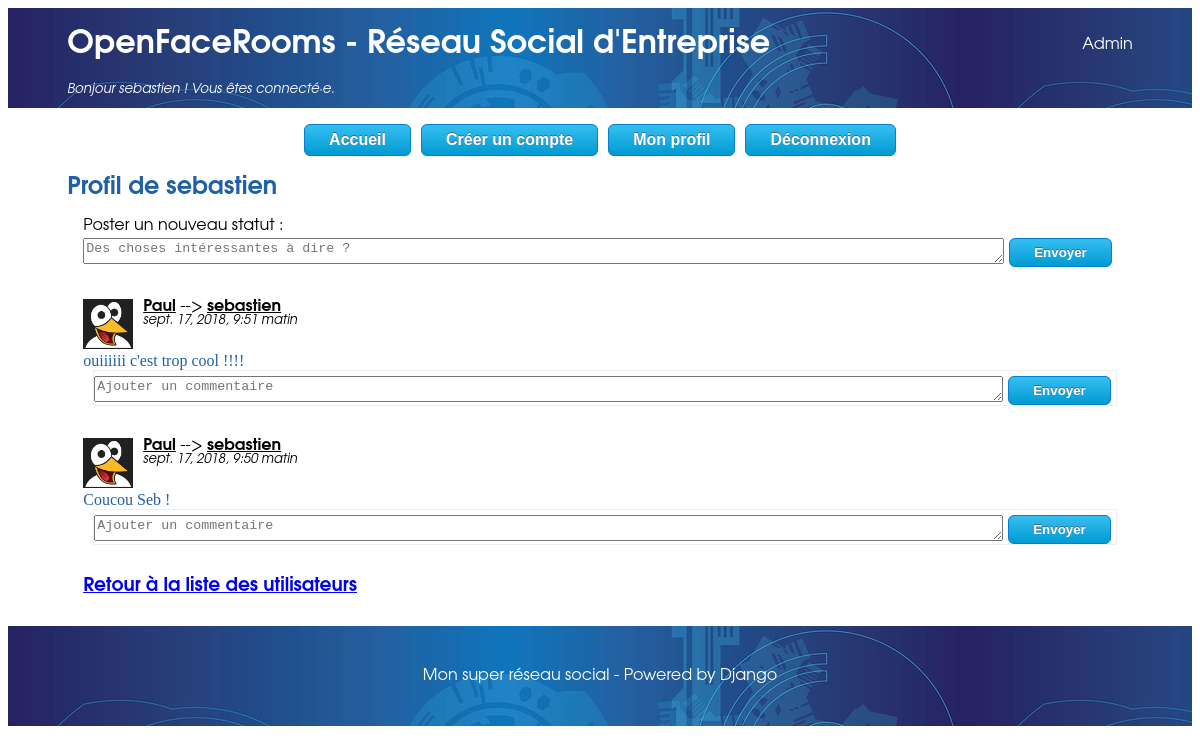
The page /utilisateur/1 (signed in) on the database its author committed.
### social/models.py (models this page shows, shortened)
class Statut(models.Model):
    texte = models.TextField()
    date = models.DateTimeField(verbose_name="Date de parution",
                                auto_now_add=True, auto_now=False)
    auteur = models.ForeignKey(Profil,
        on_delete=models.CASCADE,
        related_name = "auteur")

class Profil(models.Model):
    user = models.OneToOneField(User, on_delete=models.CASCADE)
    avatar = models.ImageField(null=True, blank=True, upload_to="avatars/")
    statut = models.CharField(max_length=50, blank=True)

class Message(Statut):
    destinataire = models.ForeignKey(Profil,
        on_delete=models.CASCADE,
        related_name = "destinataire")

### social/views.py (the view)
# urls.py: re_path(r'^utilisateur/(?P<profile_id>\d+)$', views.profile, name="social_profile"),
def profile(request, profile_id):
    if request.method == "POST" and "nouveau_commentaire" in request.POST:
        comment_form = CommentForm(request.POST)
        if comment_form.is_valid():
            texte = comment_form.cleaned_data['texte']
            statut_id = comment_form.cleaned_data['statut_id']
            statut = Statut.objects.get(id=statut_id)
            try:
                auteur = Profil.objects.get(user=request.user)
            except(ObjectDoesNotExist, TypeError): #typeerror si anonymous user ==> voir meilleur moyen de le tester
                visiteur = User.objects.get_or_create(username="visiteur·euse")[0]
                auteur = Profil.objects.get_or_create(user=visiteur, statut="Non cadre")[0]
            commentaire = Commentaire(texte=texte, auteur=auteur, statut=statut)
            commentaire.save()
            comment_form = CommentForm()
    else:
        comment_form = CommentForm()
    if request.method == "POST" and "nouveau_statut" in request.POST:
        message_form = NewStatutForm(request.POST)
        if message_form.is_valid():
            texte = message_form.cleaned_data['texte']
            active_user = request.user
            auteur = Profil.objects.get(user=active_user)
            if auteur.id == int(profile_id): #on vérifie si il poste sur son propre mur ou celui d'un autre
                statut = Statut(texte=texte, auteur=auteur)
                statut.save()
            else:
                destinataire = Profil.objects.get(id=profile_id)
                message = Message(texte=texte, auteur=auteur, destinataire=destinataire)
                message.save()
            message_form = NewStatutForm()
    else:
        message_form = NewStatutForm()
    statuts = Statut.objects.filter(
            (Q(auteur_id = profile_id) & Q(message__destinataire_id = None) ) #Statut posté par l'utilisateur sur son propre mur
            | Q(message__destinataire_id = profile_id) #Statuts postés par d'autres utilisateurs son sur mur
        ).order_by('-date')
    username = Profil.objects.get(id=profile_id).user.username
    avatar = Profil.objects.get(id=profile_id).avatar
    return render(request, 'social/profile.html', locals())

### social/forms.py
class CommentForm(forms.Form):
    texte = forms.CharField(
        label='',
        max_length=1000,
        widget=forms.Textarea(attrs={'min-width':"100%", 'rows': "1", 'placeholder':'Ajouter un commentaire'}))
    statut_id = forms.CharField(widget=forms.HiddenInput())

class NewStatutForm(forms.Form):
    texte = forms.CharField(
        label='',
        max_length=1000,
        widget=forms.Textarea(attrs={'min-width':"100%", 'rows': "1", 'placeholder':'Des choses intéressantes à dire ? '}))

### social/templates/social/profile.html (shortened to what this page needs)
{% extends "base.html" %}
{% block content %}
    {% load static %}
    <h2>Profil de {{ username }} </h2>
    <section>
        {% if user.is_authenticated %}
            {% if user.username == username %}
                <p> Poster un nouveau statut : </p>
            {% else %}
                <p> Envoyez un message à {{ username }}  </p>
            {% endif %}
            <form action="" method="post" class="form-inline">
                {{ message_form }}
                <input type="submit" name = "nouveau_statut" value="Envoyer" class="myButton"/>
            </form>
        {% endif %}
    </section>
    {% if statuts %}
        <section>
        {% for statut in statuts %}
            <div class="statut">
                <div class="ligne_avatar">
                    <p class="avatar">
                        {% if not statut.auteur.avatar %}
                            <img src="{% static 'img/user_neutral.png' %}" alt="avatar utilisateur" width="50px">
                        {% else %}
                            <img src="{{ statut.auteur.avatar.url }}" alt="avatar utilisateur" width="50px">
                        {% endif %}
                    </p>
                    <div class="info_statut">
                        <p>
                            <span class="auteur">{{ statut.auteur.user.username }}</span>
                            {% if statut.message.destinataire  %}
                                --> <span class="auteur"> {{ statut.message.destinataire.user.username }}</span>
                            {% endif %}
                        </p>
                        <p class= "dateheure">
                            {{ statut.date }}
                        </p>
                    </div>
                </div>
                <p class="texte_statut"> {{statut.texte }}</p>
                <div class="zone_commentaires">
                    <form action="" method="post" class="form-inline">
                        {{ comment_form }}
                        <input type="submit" value="Envoyer" name="nouveau_commentaire" class="myButton"/>
                    </form>
                </div>
            </div>
        {% endfor %}
        </section>
    {% else %}
        <section>
            <p>Le mur de cet utilisateur est vide !</p>
        </section>
    {% endif %}
    <section>
        <h3><a href="{% url 'social_utilisateurs' %}">Retour à la liste des utilisateurs</a></h3>
    </section>
{% endblock %}

### templates/base.html (shortened to what this page needs)
<!DOCTYPE html>
<html lang='fr'>
<head>
  {% load static %}
  <link rel="stylesheet" type="text/css"  href="{% static 'css/style.css' %}" />
</head>
<body>
  <header>
    <div class="inside flex_header">
      <h1><a href="{% url 'social_utilisateurs' %}">OpenFaceRooms - Réseau Social d'Entreprise</a></h1>
      <a href="{% url 'admin:index' %}">Admin</a>
    </div>
    {% if user.is_authenticated %}
    <div class ="inside">
      <p><i><small>Bonjour {{ user.username }} ! Vous êtes connecté·e.</small></i></p>
    </div>
    {% endif %}
  </header>
  <nav class="inside">
    <ul>
      <li class=myButton><a href="{% url 'social_utilisateurs' %}">Accueil</a></li>
      <li class=myButton><a href="{% url 'registration' %}">Créer un compte</a></li>
      {% if user.is_authenticated and user.profil.id %}
        <li class=myButton><a href="{% url 'social_profile' user.profil.id %}">Mon profil</a></li>
        <li class=myButton><a href="{% url 'deconnexion' %}">Déconnexion</a></li>
      {% else %}
        <li class=myButton><a href="{% url 'connexion' %}">Connexion</a></li>
      {% endif %}
    </ul>
  </nav>
  <div class="inside">
    {% block content %}{% endblock %}
  </div>
  <footer>
    <p class="inside">Mon super réseau social - Powered by Django</p>
  </footer>
</body>

### static/css/style.css (style rules this page uses)
body { font-family: Avantgarde, TeX Gyre Adventor, URW Gothic L, sans-serif; }
header { color:#fff; background-image: url("../img/header.jpg"); min-height: 100px; }
header a { color:#fff; text-decoration: none; }
.inside { width:90%; max-width: 1100px; margin:auto; }
.flex_header { display:flex; align-items: center; justify-content: space-between; }
h2 { color:#2060a7; }
p { margin:0; }
nav ul { display:flex; justify-content: center; }
nav li { display:inline; }
footer { background-image: url("../img/header.jpg"); color:#fff; min-height: 100px; display:flex; margin-top: 2em; }
footer p { text-align: center; }
ul { padding:0; }
li { margin:5px; margin-right: 0; }
.auteur { font-weight: bold; text-decoration: underline; }
.dateheure { font-style: italic; font-size: small; }
.statut { margin: 2em 0; }
.ligne_avatar { display:flex; }
.info_statut { margin-left: 10px; }
.texte_statut { color:#2060a7; font-family: Comic Sans MS, Comic Sans, cursive; }
.zone_commentaires { margin-left:10px; border: solid 1px #efefef; }
.form-inline { width: 100%; }
textarea { height:20px; width:90%; }
form { display:flex; justify-content: space-between; padding-top: 5px; }
section { margin: 1em; }
.myButton { -moz-box-shadow: 0px 1px 0px 0px #f0f7fa; -webkit-box-shadow: 0px 1px 0px 0px #f0f7fa; box-shadow: 0px 1px 0px 0px #f0f7fa; background:-webkit-gradient(linear, left top, left bottom, color-stop(0.05, #33bdef), color-stop(1, #019ad2)); background:-moz-linear-gradient(top, #33bdef 5%, #019ad2 100%); background:-webkit-linear-gradient(top, #33bdef 5%, #019ad2 100%); background:-o-linear-gradient(top, #33bdef 5%, #019ad2 100%); background:-ms-linear-gradient(top, #33bdef 5%, #019ad2 100%); background:linear-gradient(to bottom, #33bdef 5%, #019ad2 100%); filter:progid:DXImageTransform.Microsoft.gradient(startColorstr='#33bdef', endColorstr='#019ad2',GradientType=0); background-color:#33bdef; -moz-border-radius:6px; -webkit-border-radius:6px; border-radius:6px; border:1px solid #057fd0; display:inline-block; cursor:pointer; color:#ffffff; font-family:Arial; font-size:12 px; font-weight:bold; padding:6px 24px; text-decoration:none; text-shadow:0px -1px 0px #5b6178; margin: 0px 5px; }
.myButton a { text-decoration: none; color:#fff; }

### rows shown on the page
Statut: auteur.user.username "Paul", message.destinataire.user.username "sebastien", date "sept. 17, 2018, 9:51 matin", texte "ouiiiiii c'est trop cool !!!!"
Statut: auteur.user.username "Paul", message.destinataire.user.username "sebastien", date "sept. 17, 2018, 9:50 matin", texte "Coucou Seb !"

### other values the page prints
{{ user.username }} "sebastien"
{{ username }} "sebastien"
